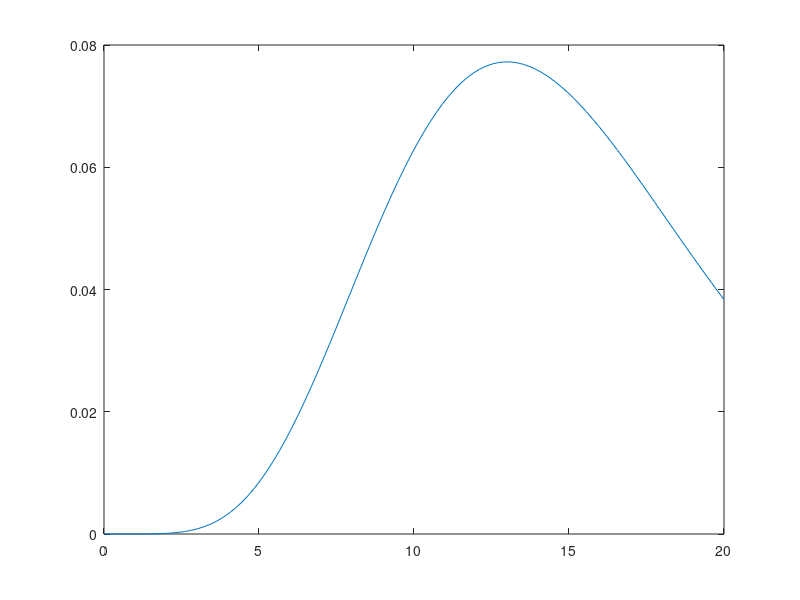

The MATLAB source for this figure: (Note: this script raises an error after producing the figure.)
%% generate data
E = 6;
V = 10;




% parametes as fcn of mean and variance
a = E^2/V;
b = V/E;
alfa = 0.4;
p_actual = gamcdf(alfa,a,b);
normcdf(0,3.5,.9)
chi2cdf(alfa,9)

data_matrix = gamrnd(a,b,500,1)-alfa;
data_matrix = chi2rnd(9,500,1)-alfa;
%data_matrix = normrnd(3.5,.9,500,1);
clf
plot(data_matrix,'.')
ylim([-1,30])
%%
%plot(linspace(0,20,100), normpdf(linspace(0,20,100),3.5,1))
plot(linspace(0,20,100), chi2pdf(linspace(0 ,20,100),15))
%%

up_frac = 0.80;
lo_frac = 0.06;
safety_level=1;
data_type = 2;
sev_ind = sev_measure(data_type);

% find encounters with finite ttc values
min_data = data_matrix(min(data_matrix,[],2)<Inf,:);
min_data = min(min_data,[],2);
save_plot = 0;% find minimum and maximum thresholds based on amount of data to be used

u_minmax = find_threshold(min_data, lo_frac, up_frac);

u_l = u_minmax(1);
u_u = u_minmax(2);

% clf;
% plot(min_data,'.'); hold on 
% plot(ones(1,length(min_data))*u_l) 
% plot(ones(1,length(min_data))*u_u)
% %ylim([-1,100])
% title('untransformed data')
% transforming data and plotting transformed data and thresholds

select_trans =1;    
 
% transformation choice and parameters
if select_trans==1
    trans_par = [];
elseif select_trans==2
    trans_par = 0.30;%select_par(kk);%p_ex;
else
    trans_par = [2.5, 3.5];
end

trans =@(x) transform(x, select_trans, trans_par);

% transform thresholds
u_min_max = sort(trans([u_l,u_u]));
u_l_trans = u_min_max(1);
u_u_trans = u_min_max(2);
m=10;
U = sort(trans(linspace(u_l, u_u,m)));

trans_data = trans(data_matrix);

clf; plot(trans(min_data),'.'); hold on
plot(1:length(min_data),U'*ones(1,length(min_data)), 'k');plot(ones(1,length(min_data))*trans(0));ylim([trans(30),trans(0)*1.1])
title('transformed data')
legend('transformed thresholds')
%% ensure good initial value!
trans_data = trans_data(:);
exceed = trans_data(trans_data > u_l_trans);
negL = @(par,exceed_data,u) -sum( log(gppdf(exceed_data,par(2),par(1),u)) );
init = fminsearch(@(par) negL(par, exceed, u_l_trans), [3 0.3]);

% Fit models for range of thresholds and show diagnostic plots
shake_guess = 0.1;                 % variance of noise that gets added to initial guess when stuck
Nenc = length(data_matrix(:,1));   % number of encounters
Nexp = length(data_matrix(1,:));   % number of values per row. If surrogate-measure is deterministic, then Nexp=1.
Nbs = 200;                          % number of bootstrapped samples to compute standard error
trans_data = trans(data_matrix);                                                  % number of thresholds used for estimation
                   % vector containing thresholds'

% collects 95% ci's for xi
ci_sigma_u = zeros(2,m)*nan;
ci_xi_u = zeros(2,m)*nan;                                      % collects 95% ci's for xi
ci_p_nea_u = zeros(2,m)*nan;
se_p_nea_save = zeros(1,m);

param_save = zeros(2,m);
pc = zeros(1,m)*nan;                                    % collects estimated collision probability for each threshold
ue_save = zeros(1,m)*nan;                                  % collects estimated upper endpoint
max_data = max(max(trans_data));                              % largest observed value
negL = @(par, exceed_data,u) -sum( log(gppdf(exceed_data,par(2),par(1),u)) );  %negative log likelihood fcn.
logit = 1;                                               % set to plot logarithm of p_nea when magnitude of p_nea varies alot
compute_ci = 1;                    % set equal to one if confidence intervals for xi are desired
qqplot = 1;
qq_pause = 0;
% limits for plots of empirical and model distribution functions
xplot_lower = 0;
xplot_upper = 1;
n_eval_cdf = 1000;    % number of points where cdf gets evaluated


for k=1:m
    data = trans_data(:);
    exceed = data(data>U(k));
    param = fminsearch(@(par) negL(par,exceed,U(k)),init);
    init_temp = init;
    while_counter = 0;
    while param == init_temp                                                    % in case initial guess is bad
        while_counter = while_counter + 1;
        init_temp = [max(0.1, init(1) + normrnd(0,shake_guess^2)), init(2) + normrnd(0,shake_guess^2)];
        param = fminsearch(@(par) negL(par,exceed,U(k)),init_temp);
        if while_counter == 10
            break
            'pick better initial value'
        end
    end
    param_save(:,k) = param;
    p_u = length(exceed)/length(data);
    pc(k) = p_u*(1 - gpcdf(trans(0), param(2), param(1),U(k)) );
    ue_save(k) = U(k) - param(1)/param(2);
    if param(2)<0; ue_save(k) = ue; end

    if qqplot == 1

        %%% generate sample of stochastic ttc, where one sample is drawn from each encounter.
        col_ind = randsample(Nexp,Nenc, true)';
        ind = sub2ind(size(trans_data), 1:Nenc, col_ind );
        ttc_sample = trans_data(ind);
        exceed = ttc_sample(ttc_sample>U(k));
        excess = exceed - U(k);

        %%% compute empirical d.f. for excesses
        exceed_data = trans_data(   max(trans_data,[],2) > U(k) ,:   );   % keeps only rows with atleast one obs. above threshold
        pu_i = sum(exceed_data>U(k), 2)/ size(trans_data,2);                     % probability to exceed threshold for each encounter
        weights = pu_i/sum(pu_i) ;

        % replace obs. below u with nan's
        below_u = find(exceed_data<=U(k));
        exceed_data(below_u) = nan*ones(1,length(below_u));
        exceed_data = exceed_data - U(k); % subtract u to get excessses

        % evaluate empirical distribution function
        xplot_lower = 0;
        xplot_upper = max(excess*1.4);
        x_eval = linspace(xplot_lower, xplot_upper, n_eval_cdf);
        femp = weights'*F_emp(x_eval, exceed_data);



        
%        sgtitle(sprintf('goodness of fit plots, %s %s %s, threshold %d',sevme_str(sev_ind), trans_str(select_trans),num2str(trans_par), k))
        clf        
        subplot(211)
            qq_plot(exceed,param(1),param(2),U(k),k)
            title('empirical vs model quantiles')
        subplot(212)
            
            plot(x_eval,femp,'.')
            hold on
            plot(x_eval, gpcdf(x_eval, param(2), param(1), 0))
            %line(trans([0,0]), 1.2,'LineStyle','--');
            line(get(gca, 'xlim'), [1 1],'Color','green','LineStyle','--');
            %title('empirical vs model distribution functions')
        if save_plot==1
            saveas(gcf, sprintf('goodness_of_fit_sample_%d_datatype_%d_trans_%d_transpar_%d_safetylevel_%d_u_frac_%d_l_frac_%d_trhind_%d.png',sample, data_type,select_trans,100*trans_par,safety_level,up_frac*100,lo_frac*100,k))
            %savefig(sprintf('goodness_of_fit_mindistFEA_thr_%d',k))
        end

        pause(qq_pause)
    end

    init = param;

%%%%%%%%%%%%%%%%%%%%%%%%%% bootstrapping %%%%%%%%%%%%%%%%%%%%%%%%%%%%%%%%%%
    if compute_ci == 1
        sigma_sample = zeros(1,Nbs);
        xi_sample = zeros(1,Nbs);
        p_nea_sample = zeros(1,Nbs);
        for j=1:Nbs

            resampling = randsample(Nenc,Nenc,true);              % indeces used to bootstrap
            trans_DAFEA_bs = trans_data(resampling,:);            % bootstrapped sample
            data = trans_DAFEA_bs(:);
            exceed = data(data>U(k));                         % get exceedences
            param_bs =  fminsearch(@(par) negL(par,exceed,U(k)),init);                           % estimate parameters
            init_temp = init;
            while_counter = 1;

            while param_bs == init_temp
                while_counter = while_counter + 1;
                % in case initial guess is bad
                init_temp = [max(0.1, init(1) + normrnd(0,shake_guess^2)), init(2) + normrnd(0,shake_guess^2)];
                param_bs = fminsearch(@(par) negL(par,exceed,U(k)),init_temp);

                if while_counter==300; param_bs = [nan,nan]; break; end
            end
            p_u = length(exceed)/length(data);
            sigma_sample(j) = param_bs(1); %#ok<*SAGROW>
            xi_sample(j) = param_bs(2);
            p_nea_sample(j) = p_u*(1 - gpcdf(trans(0), param_bs(2), param_bs(1),U(k)) );

        end
        sigma_sample(isnan(sigma_sample)) = [];
        xi_sample(isnan(xi_sample)) = [];
        p_nea_sample(isnan(p_nea_sample)) = [];

        sigma_mean = mean(sigma_sample);
        xi_mean = mean(xi_sample);
        p_nea_mean = mean(p_nea_sample);

        se_sigma = sqrt(sum((sigma_sample - sigma_mean).^2)/length(sigma_sample));
        se_xi = sqrt(sum((xi_sample - xi_mean).^2)/length(xi_sample));
        se_p_nea = sqrt(sum((p_nea_sample - p_nea_mean).^2)/length(p_nea_sample));
        se_p_nea_save(k) = se_p_nea(1);
        
        ci_sigma = param(1) + [-1 1]*1.96*se_sigma; ci_sigma = sort(ci_sigma);
        ci_xi = param(2) + [-1 1]*1.96*se_xi; ci_xi = sort(ci_xi);
        ci_p_nea = pc(k) + [-1 1]*1.96*se_p_nea; ci_p_nea = sort(ci_p_nea);

        ci_sigma_u(:,k) = ci_sigma';
        ci_xi_u(:,k) = ci_xi';
        ci_p_nea_u(:,k) = ci_p_nea';

    end

end
%standard_error{sample,kk} = se_p_nea_save;



clf
sgtitle(sprintf('shape paremter and probability estimates, %s %s %s',sevme_str(sev_ind), trans_str(select_trans),num2str(trans_par)))
subplot(211)
plot(U, param_save(2,:),'s')
hold on
plot(U, param_save(2,:),'b')
xlabel('threshold')
title('xi_{est}')
if compute_ci == 1
    plot(U,ci_xi_u,':','color','b')
end

subplot(212)
if logit==1
    plot(U,log10(pc),'s')
    hold on
    plot(U,log10(pc))
    title('log_{10}(p_{est})')
    xlabel('threshold')
    if compute_ci == 1
        hold on
        %plot(U,ci_p_nea_u)
    end
else
    plot(U,pc,'s')
    hold on
    plot(U,pc)
    title('p_{est}')
    if compute_ci == 1
        hold on
        plot(U,ci_p_nea_u)
    end

end
guess(select_trans)=10^mean(log10(pc));
%%


saveas(gcf, sprintf('stab_plots_sample_%d_datatype_%d_trans_%d_transpar_%d_safetylevel_%d_u_frac_%d_l_frac_%d_trhind_%d.png',sample, data_type,select_trans,100*trans_par,safety_level,up_frac*100,lo_frac*100,k))
guess(select_trans)=10^mean(log10(pc));


%thr_autofind(ci_xi_u, param_save(2,:),m)






% exp(0.4) 10^-4

%% compute standard error ratios